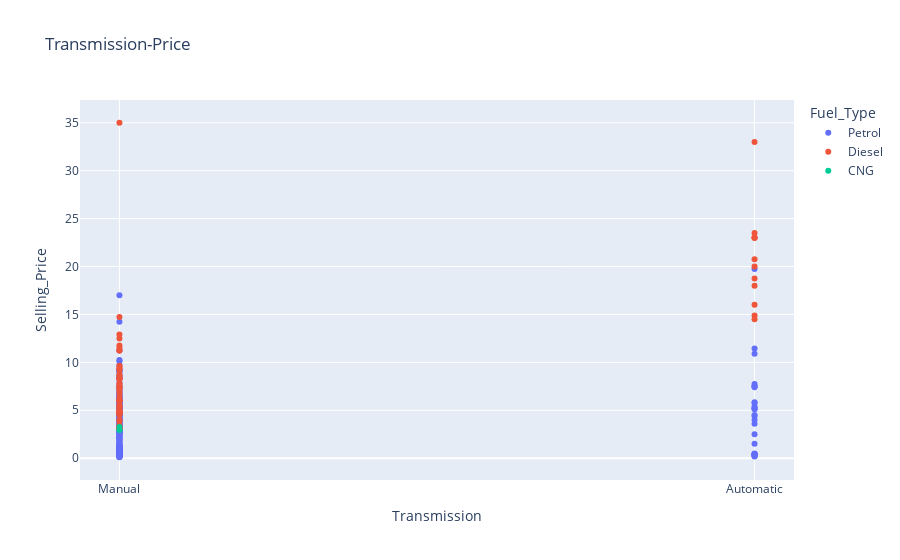

Source (notebook cell):
### Code cell
fig = px.line(df, x="Transmission", y="Selling_Price", color="Fuel_Type", title="Transmission-Price")
fig.update_traces(mode="markers")
fig.show();

### Figure 1 — Plotly figure (JSON) as saved in the notebook; plotly's stock layout.template omitted (floating-point values rounded to 4 significant figures; data arrays with more than 128 entries replaced by an {"elided": "..."} marker saying what was removed)
{"data": [{"hovertemplate": "Fuel_Type=Petrol<br>Transmission=%{x}<br>Selling_Price=%{y}<extra></extra>", "legendgroup": "Petrol", "line": {"color": "#636efa", "dash": "solid"}, "marker": {"symbol": "circle"}, "mode": "markers", "name": "Petrol", "orientation": "v", "showlegend": true, "type": "scatter", "x": {"elided": "239 str values"}, "xaxis": "x", "y": {"elided": "239 float values"}, "yaxis": "y"}, {"hovertemplate": "Fuel_Type=Diesel<br>Transmission=%{x}<br>Selling_Price=%{y}<extra></extra>", "legendgroup": "Diesel", "line": {"color": "#EF553B", "dash": "solid"}, "marker": {"symbol": "circle"}, "mode": "markers", "name": "Diesel", "orientation": "v", "showlegend": true, "type": "scatter", "x": ["Manual", "Manual", "Manual", "Manual", "Manual", "Manual", "Manual", "Manual", "Manual", "Manual", "Manual", "Manual", "Manual", "Manual", "Manual", "Manual", "Automatic", "Automatic", "Automatic", "Automatic", "Automatic", "Automatic", "Automatic", "Automatic", "Manual", "Manual", "Manual", "Manual", "Manual", "Automatic", "Manual", "Manual", "Automatic", "Manual", "Manual", "Manual", "Manual", "Automatic", "Automatic", "Manual", "Manual", "Manual", "Manual", "Manual", "Manual", "Manual", "Manual", "Manual", "Manual", "Manual", "Manual", "Manual", "Manual", "Manual", "Manual", "Manual", "Manual", "Manual", "Manual", "Manual"], "xaxis": "x", "y": [4.75, 4.6, 9.25, 6.5, 8.75, 7.45, 6.85, 7.75, 7.25, 7.75, 7.45, 3.1, 4.95, 6, 5.5, 5.5, 14.9, 23, 18, 16, 19.99, 18.75, 23.5, 33, 4.75, 9.25, 3.95, 4.5, 4.9, 14.5, 14.73, 4.75, 23, 12.5, 3.49, 35, 11.25, 23, 20.75, 9.65, 3.25, 4.85, 11.75, 6, 8.25, 4.95, 3.1, 6.15, 3.9, 11.25, 5.35, 5.95, 5.2, 12.9, 7.2, 8.35, 8.25, 8.55, 9.5, 11.5], "yaxis": "y"}, {"hovertemplate": "Fuel_Type=CNG<br>Transmission=%{x}<br>Selling_Price=%{y}<extra></extra>", "legendgroup": "CNG", "line": {"color": "#00cc96", "dash": "solid"}, "marker": {"symbol": "circle"}, "mode": "markers", "name": "CNG", "orientation": "v", "showlegend": true, "type": "scatter", "x": ["Manual", "Manual"], "xaxis": "x", "y": [3.25, 2.95], "yaxis": "y"}], "layout": {"legend": {"title": {"text": "Fuel_Type"}, "tracegroupgap": 0}, "title": {"text": "Transmission-Price"}, "xaxis": {"anchor": "y", "domain": [0, 1], "title": {"text": "Transmission"}}, "yaxis": {"anchor": "x", "domain": [0, 1], "title": {"text": "Selling_Price"}}}}
